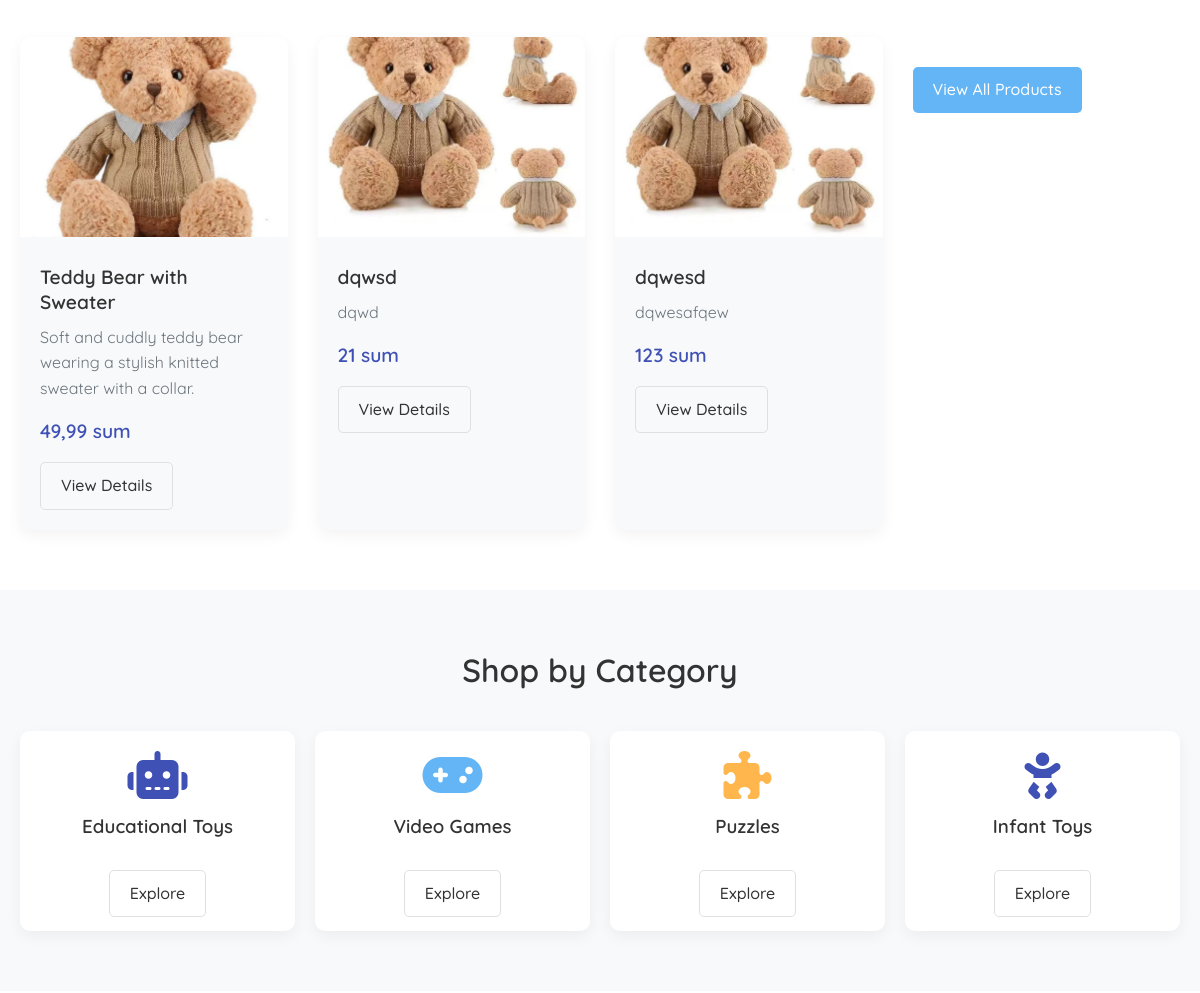
The app's page /uz/products/ (middle part), older data.
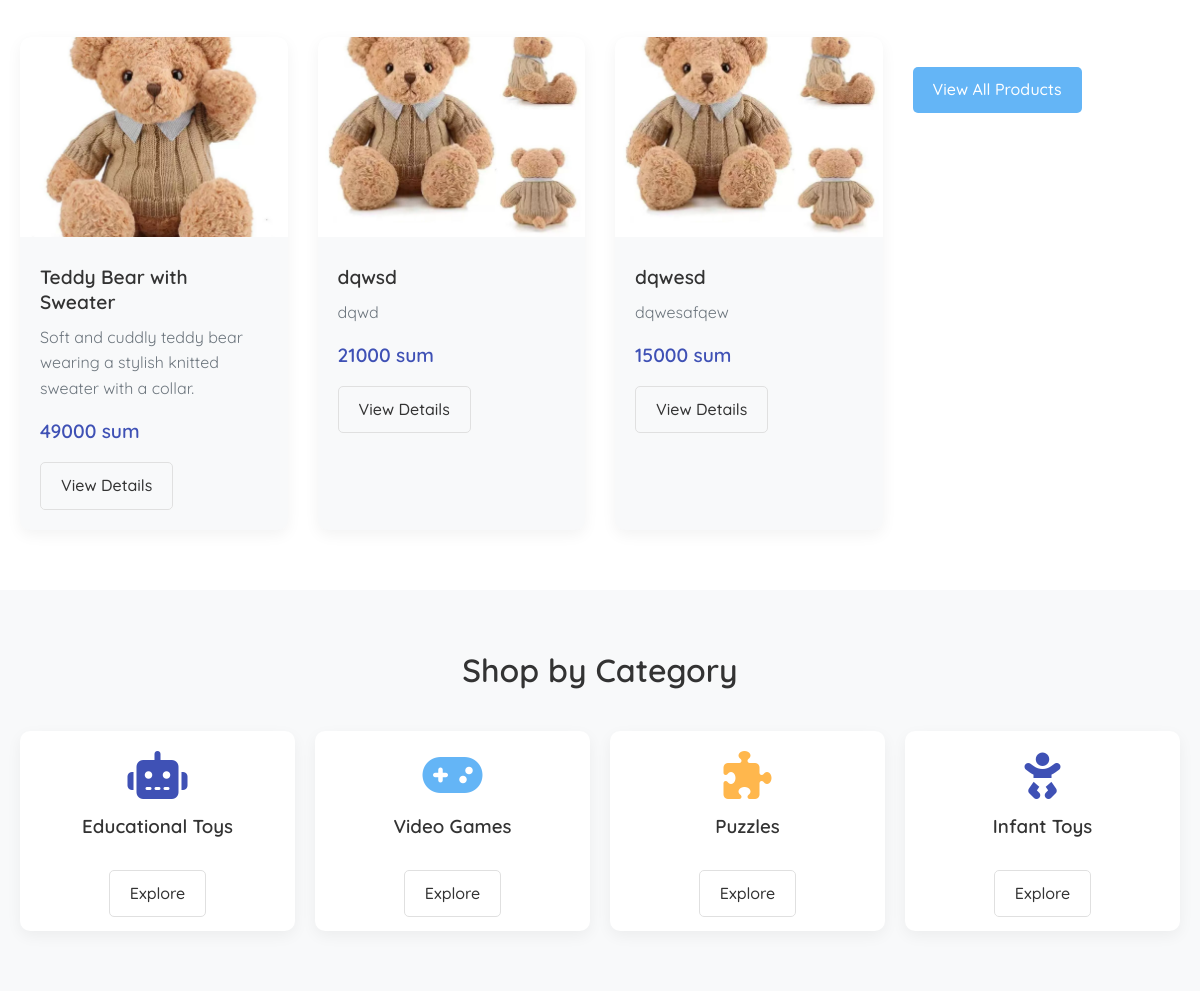
The same page, newer data.
### products/models.py (models this page shows, shortened)
class ProductModel(models.Model):
    name = models.CharField(max_length=255, verbose_name=_("name"))
    price = models.IntegerField(default=0, verbose_name=_("price"))
    discount = models.IntegerField(default=0, verbose_name=_("discount"))
    category = models.ForeignKey(CategoryModel, on_delete=models.CASCADE, related_name='products',
                                 verbose_name=_("category"))
    color = models.ManyToManyField(ColorModel, related_name='products', verbose_name=_("color"))
    short_description = models.TextField(verbose_name=_("short_description"))
    long_description = models.TextField(verbose_name=_("long_description"))
    image = models.ImageField(upload_to='products/', verbose_name=_("image"))
    is_available = models.BooleanField(default=True, verbose_name=_("is_available"))
    agerange = models.ManyToManyField(AgeModel, related_name='products', verbose_name=("age_range"))
    wishlist = models.ManyToManyField(
        User,
        related_name='wishlist',
        verbose_name=_("wishlist"),
        null=True,
        blank=True,
    )
    cart = models.ManyToManyField(
        User,
        related_name='cart',
        verbose_name=_("cart"),
         null=True,
        blank=True,
    )
    created_at = models.DateTimeField(auto_now_add=True, verbose_name=_("created_at"))
    class Meta:
        verbose_name = _('Product')
        verbose_name_plural = _('Products')

### products/views.py (the view)
# urls.py: path('', Home.as_view(), name='home'),
class Home(TemplateView):
    template_name = 'index.html'
    def get_context_data(self, **kwargs):
        context = super().get_context_data(**kwargs)
        context['products'] = ProductModel.objects.all()
        context['discounts'] = ProductModel.objects.order_by('-discount')[:3]
        context['banners'] = BannerModel.objects.filter(is_active=True)[:3]
        return context

### templates/index.html (shortened to what this page needs)
{% extends 'layouts/base.html' %}
{% load static %}
{% block content %}
<section class="section">
  <div class="container">
    <div class="product-grid">
      {% for product in products %}
      <div class="card">
        <img
          src="{{product.image.url}}"
          alt="Toy Robot"
          class="card-img"
        />
        <div class="card-body">
          <h3 class="card-title">{{product.name}}</h3>
          <p class="card-text">
            {{product.short_description}}
          </p>
          <div class="card-price">{{product.price}} sum</div>
          <a href="{% url 'products:product' pk=product.pk %}" class="btn btn-outline"
            >View Details</a
          >
        </div>
      </div>
      {% endfor %}
    <div class="text-center" style="margin-top: 30px">
      <a href="{% url 'products:shop' %}" class="btn btn-secondary">View All Products</a>
    </div>
  </div>
</section>
<section class="section" style="background-color: var(--card-background)">
  <div class="container">
    <h2 class="section-title">Shop by Category</h2>
    <div
      class="category-grid"
      style="
        display: grid;
        grid-template-columns: repeat(auto-fit, minmax(200px, 1fr));
        gap: 20px;
        text-align: center;
      "
    >
      <div
        class="category-card"
        style="
          padding: 20px;
          border-radius: 10px;
          background-color: var(--background-color);
          box-shadow: 0 5px 15px var(--shadow-color);
        "
      >
        <i
          class="fas fa-robot"
          style="
            font-size: 3rem;
            color: var(--primary-color);
            margin-bottom: 15px;
          "
        ></i>
        <h3>Educational Toys</h3>
        <a href="shop.html" class="btn btn-outline" style="margin-top: 15px"
          >Explore</a
        >
      </div>
      <div
        class="category-card"
        style="
          padding: 20px;
          border-radius: 10px;
          background-color: var(--background-color);
          box-shadow: 0 5px 15px var(--shadow-color);
        "
      >
        <i
          class="fas fa-gamepad"
          style="
            font-size: 3rem;
            color: var(--secondary-color);
            margin-bottom: 15px;
          "
        ></i>
        <h3>Video Games</h3>
        <a href="shop.html" class="btn btn-outline" style="margin-top: 15px"
          >Explore</a
        >
      </div>
      <div
        class="category-card"
        style="
          padding: 20px;
          border-radius: 10px;
          background-color: var(--background-color);
          box-shadow: 0 5px 15px var(--shadow-color);
        "
      >
        <i
          class="fas fa-puzzle-piece"
          style="
            font-size: 3rem;
            color: var(--accent-color);
            margin-bottom: 15px;
          "
        ></i>
        <h3>Puzzles</h3>
        <a href="shop.html" class="btn btn-outline" style="margin-top: 15px"
          >Explore</a
        >
      </div>
      <div
        class="category-card"
        style="
          padding: 20px;
          border-radius: 10px;
          background-color: var(--background-color);
          box-shadow: 0 5px 15px var(--shadow-color);
        "
      >
        <i
          class="fas fa-baby"
          style="
            font-size: 3rem;
            color: var(--primary-color);
            margin-bottom: 15px;
          "
        ></i>
        <h3>Infant Toys</h3>
        <a href="shop.html" class="btn btn-outline" style="margin-top: 15px"
          >Explore</a
        >
      </div>
    </div>
  </div>
</section>
{% endblock %}

Row changes from the older to the newer data that the page shows:
changed ProductModel "Teddy Bear with Sweater": price "49,99" → "49000"
changed ProductModel "dqwsd": price "21" → "21000"
changed ProductModel "dqwesd": price "123" → "15000"
